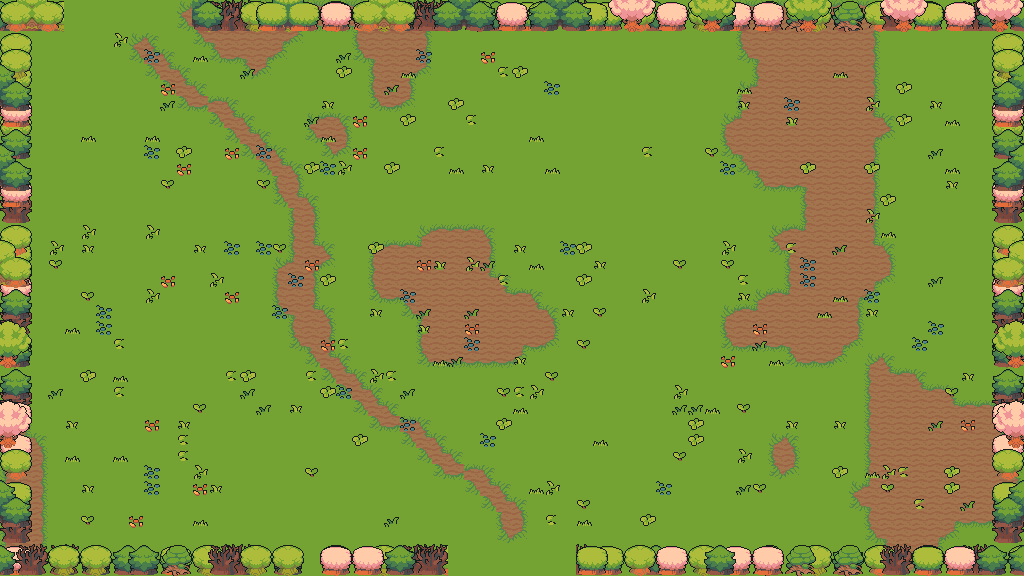

Below is a game level as drawn by its tile map, then a one-line description and the .tmx that defines it (tile-layer data replaced by summaries):
An orthogonal 64x36 tile map with 16x16 px tiles, 7 tile layers (floor, ground, path, decor, ...), 5 tilesets and 39 objects (23x prop, 7x obstacle, 6x spawn, 2x door, playerStart).

<map version="1.10" tiledversion="1.11.0" orientation="orthogonal" renderorder="right-down" width="64" height="36" tilewidth="16" tileheight="16" infinite="0" nextlayerid="9" nextobjectid="40">
 <properties>
    <property name="chapter" type="int" value="2" />
    <property name="room" type="int" value="15" />
    <property name="isBossRoom" type="bool" value="false" />
 </properties>
 <tileset firstgid="1" source="field.tsx" />
 <tileset firstgid="76" source="water.tsx" />
 <tileset firstgid="552" source="nature.tsx" />
 <tileset firstgid="1056" source="floordetail.tsx" />
 <tileset firstgid="1136" source="tilefloor.tsx" />
 <layer id="1" name="floor" width="64" height="36">
  <data>[2304 cells, 2304 non-empty, 1 distinct tile ids]</data>
 </layer>
 <layer id="2" name="ground" width="64" height="36">
  <data>[2304 cells, 490 non-empty, 13 distinct tile ids]</data>
 </layer>
 <layer id="3" name="path" width="64" height="36">
  <data>[2304 cells, 95 non-empty, 13 distinct tile ids]</data>
 </layer>
 <layer id="4" name="decor" width="64" height="36">
  <data>[2304 cells, 209 non-empty, 9 distinct tile ids]</data>
 </layer>
 <layer id="5" name="border-back" width="64" height="36">
  <data>[2304 cells, 282 non-empty, 28 distinct tile ids]</data>
 </layer>
 <layer id="6" name="border-mid" width="64" height="36">
  <data>[2304 cells, 294 non-empty, 28 distinct tile ids]</data>
 </layer>
 <layer id="7" name="border-front" width="64" height="36">
  <data>[2304 cells, 146 non-empty, 50 distinct tile ids]</data>
 </layer>
 <objectgroup id="8" name="objects">
  <object id="1" name="playerStart" x="512" y="320"><point /></object>
  <object id="2" name="spawn" x="376" y="328">
   <properties>
    <property name="role" value="tank" />
    <property name="wave" type="int" value="1" />
    <property name="elite" type="bool" value="false" />
   </properties>
  <point /></object>
  <object id="3" name="spawn" x="392" y="456">
   <properties>
    <property name="role" value="caster" />
    <property name="wave" type="int" value="1" />
    <property name="elite" type="bool" value="false" />
   </properties>
  <point /></object>
  <object id="4" name="spawn" x="616" y="256">
   <properties>
    <property name="role" value="chaser" />
    <property name="wave" type="int" value="2" />
    <property name="elite" type="bool" value="false" />
   </properties>
  <point /></object>
  <object id="5" name="spawn" x="624" y="408">
   <properties>
    <property name="role" value="chaser" />
    <property name="wave" type="int" value="2" />
    <property name="elite" type="bool" value="false" />
   </properties>
  <point /></object>
  <object id="6" name="spawn" x="472" y="184">
   <properties>
    <property name="role" value="tank" />
    <property name="wave" type="int" value="3" />
    <property name="elite" type="bool" value="false" />
   </properties>
  <point /></object>
  <object id="7" name="spawn" x="496" y="456">
   <properties>
    <property name="role" value="chaser" />
    <property name="wave" type="int" value="3" />
    <property name="elite" type="bool" value="false" />
   </properties>
  <point /></object>
  <object id="8" name="door" x="512" y="568"><point /></object>
  <object id="9" name="door" x="136" y="8"><point /></object>
  <object id="10" name="obstacle" x="0" y="544" width="448" height="32">
   <properties>
    <property name="kind" value="edge" />
   </properties>
  </object>
  <object id="11" name="obstacle" x="576" y="544" width="448" height="32">
   <properties>
    <property name="kind" value="edge" />
   </properties>
  </object>
  <object id="12" name="obstacle" x="0" y="0" width="64" height="32">
   <properties>
    <property name="kind" value="edge" />
   </properties>
  </object>
  <object id="13" name="obstacle" x="192" y="0" width="832" height="32">
   <properties>
    <property name="kind" value="edge" />
   </properties>
  </object>
  <object id="14" name="obstacle" x="0" y="32" width="32" height="512">
   <properties>
    <property name="kind" value="edge" />
   </properties>
  </object>
  <object id="15" name="obstacle" x="992" y="32" width="32" height="512">
   <properties>
    <property name="kind" value="edge" />
   </properties>
  </object>
  <object id="16" name="obstacle" x="688" y="80" width="16" height="48">
   <properties>
    <property name="kind" value="wall" />
   </properties>
  </object>
  <object id="17" name="prop" x="800" y="336" width="32" height="32">
   <properties>
    <property name="key" value="tree-green" />
   </properties>
  </object>
  <object id="18" name="prop" x="832" y="336" width="48" height="48">
   <properties>
    <property name="key" value="tree-big-orange" />
   </properties>
  </object>
  <object id="19" name="prop" x="816" y="368" width="32" height="32">
   <properties>
    <property name="key" value="tree-pine" />
   </properties>
  </object>
  <object id="20" name="prop" x="848" y="368" width="32" height="32">
   <properties>
    <property name="key" value="tree-round" />
   </properties>
  </object>
  <object id="21" name="prop" x="63" y="72" width="16" height="16">
   <properties>
    <property name="key" value="stump" />
   </properties>
  </object>
  <object id="22" name="prop" x="96" y="64" width="16" height="16">
   <properties>
    <property name="key" value="flower-clover" />
   </properties>
  </object>
  <object id="23" name="prop" x="288" y="80" width="16" height="16">
   <properties>
    <property name="key" value="flower-red" />
   </properties>
  </object>
  <object id="24" name="prop" x="288" y="48" width="16" height="16">
   <properties>
    <property name="key" value="grass-tall" />
   </properties>
  </object>
  <object id="25" name="prop" x="96" y="192" width="16" height="16">
   <properties>
    <property name="key" value="flower-red" />
   </properties>
  </object>
  <object id="26" name="prop" x="912" y="184" width="16" height="16">
   <properties>
    <property name="key" value="rock-small-gray" />
   </properties>
  </object>
  <object id="27" name="prop" x="944" y="64" width="16" height="16">
   <properties>
    <property name="key" value="bush-dark" />
   </properties>
  </object>
  <object id="28" name="prop" x="896" y="144" width="16" height="16">
   <properties>
    <property name="key" value="flower-clover" />
   </properties>
  </object>
  <object id="29" name="prop" x="976" y="112" width="16" height="16">
   <properties>
    <property name="key" value="flower-clover" />
   </properties>
  </object>
  <object id="30" name="prop" x="640" y="80" width="16" height="16">
   <properties>
    <property name="key" value="flower-yellow" />
   </properties>
  </object>
  <object id="31" name="prop" x="168" y="328" width="32" height="32">
   <properties>
    <property name="key" value="tree-green" />
   </properties>
  </object>
  <object id="32" name="prop" x="256" y="336" width="16" height="16">
   <properties>
    <property name="key" value="bush-light" />
   </properties>
  </object>
  <object id="33" name="prop" x="288" y="432" width="16" height="16">
   <properties>
    <property name="key" value="flower-sun" />
   </properties>
  </object>
  <object id="34" name="prop" x="240" y="480" width="33" height="25">
   <properties>
    <property name="key" value="fishnet" />
   </properties>
  </object>
  <object id="35" name="prop" x="208" y="432" width="16" height="16">
   <properties>
    <property name="key" value="flower-red" />
   </properties>
  </object>
  <object id="36" name="prop" x="632" y="328" width="32" height="32">
   <properties>
    <property name="key" value="tree-green" />
   </properties>
  </object>
  <object id="37" name="prop" x="656" y="320" width="33" height="25">
   <properties>
    <property name="key" value="fishnet" />
   </properties>
  </object>
  </objectgroup>
</map>
<!-- 2 of 39 objects omitted -->
